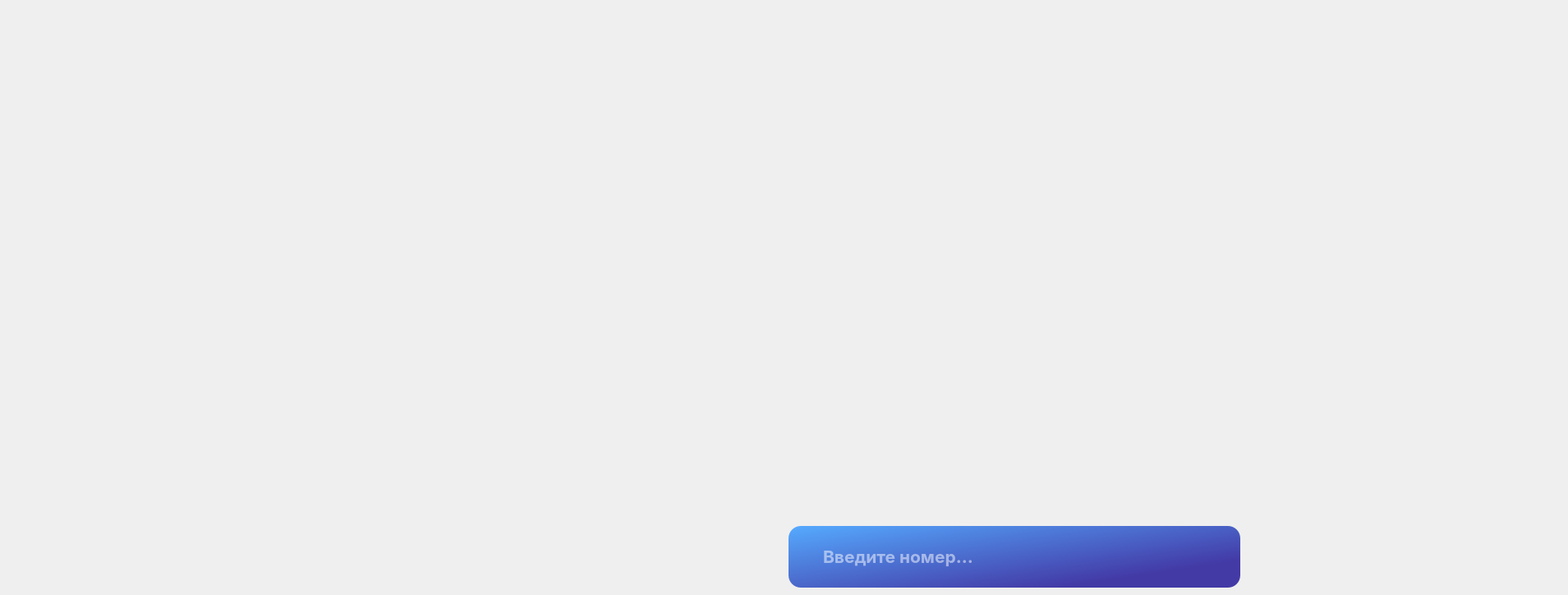
    <widget class="QWidget" name="Numbers">
     <widget class="QLabel" name="NumbersText">
      <property name="geometry">
       <rect>
        <x>200</x>
        <y>200</y>
        <width>248</width>
        <height>53</height>
       </rect>
      </property>
      <property name="text">
       <string/>
      </property>
      <property name="pixmap">
       <pixmap>images/NumbersText.svg</pixmap>
      </property>
     </widget>
     <widget class="QPushButton" name="ExitNumbers">
      <property name="geometry">
       <rect>
        <x>1860</x>
        <y>20</y>
        <width>40</width>
        <height>40</height>
       </rect>
      </property>
      <property name="cursor">
       <cursorShape>PointingHandCursor</cursorShape>
      </property>
      <property name="styleSheet">
       <string notr="true">QPushButton{
border-radius: 1px
}</string>
      </property>
      <property name="text">
       <string/>
      </property>
      <property name="icon">
       <iconset>
        <normaloff>images/cross-svgrepo-com.svg</normaloff>images/cross-svgrepo-com.svg</iconset>
      </property>
      <property name="iconSize">
       <size>
        <width>40</width>
        <height>40</height>
       </size>
      </property>
      <property name="flat">
       <bool>true</bool>
      </property>
     </widget>
     <widget class="QPushButton" name="toMenuFromNumbers">
      <property name="geometry">
       <rect>
        <x>200</x>
        <y>100</y>
        <width>50</width>
        <height>50</height>
       </rect>
      </property>
      <property name="cursor">
       <cursorShape>PointingHandCursor</cursorShape>
      </property>
      <property name="styleSheet">
       <string notr="true">QPushButton{
position: absolute;
width: 50px;
height: 50px;
left: 200px;
top: 100px;
border-radius: 15px;
}</string>
      </property>
      <property name="text">
       <string/>
      </property>
      <property name="icon">
       <iconset>
        <normaloff>images/ToMenu.png</normaloff>images/ToMenu.png</iconset>
      </property>
      <property name="iconSize">
       <size>
        <width>50</width>
        <height>50</height>
       </size>
      </property>
      <property name="flat">
       <bool>true</bool>
      </property>
     </widget>
     <widget class="QLabel" name="smallLogo_4">
      <property name="geometry">
       <rect>
        <x>1570</x>
        <y>100</y>
        <width>150</width>
        <height>150</height>
       </rect>
      </property>
      <property name="text">
       <string/>
      </property>
      <property name="pixmap">
       <pixmap>images/smallLogo.png</pixmap>
      </property>
     </widget>
     <widget class="QLineEdit" name="historyDate_2">
      <property name="geometry">
       <rect>
        <x>960</x>
        <y>640</y>
        <width>550</width>
        <height>75</height>
       </rect>
      </property>
      <property name="font">
       <font>
        <family>SF Pro Display</family>
        <pointsize>16</pointsize>
        <weight>75</weight>
        <bold>true</bold>
       </font>
      </property>
      <property name="styleSheet">
       <string notr="true">QLineEdit {
position: absolute;
width: 550px;
height: 75px;
left: calc(50% - 550px/2 + 385px);
top: 578px;
padding-left: 40px;
padding-right: 80px;

background-color:qlineargradient(spread:pad, x1:0, y1:0, x2:0.826, y2:0.745364, stop:0 rgba(85, 170, 255, 255), stop:1 rgba(67, 58, 166, 255));
border-radius: 15px;

color: #FFFFFF;
}</string>
      </property>
      <property name="text">
       <string/>
      </property>
      <property name="frame">
       <bool>false</bool>
      </property>
      <property name="placeholderText">
       <string>Введите номер...</string>
      </property>
      <property name="clearButtonEnabled">
       <bool>false</bool>
      </property>
     </widget>
     <widget class="QPushButton" name="searchButton">
      <property name="geometry">
       <rect>
        <x>1450</x>
        <y>657</y>
        <width>40</width>
        <height>40</height>
       </rect>
      </property>
      <property name="cursor">
       <cursorShape>PointingHandCursor</cursorShape>
      </property>
      <property name="styleSheet">
       <string notr="true">QPushButton{

background:qradialgradient(spread:pad, cx:0.6, cy:0.829545, radius:0.5, fx:0.5, fy:0.5, stop:0 rgba(255, 235, 235, 0), stop:0.35 rgba(255, 188, 188, 0), stop:0.517413 rgba(252, 128, 128, 0), stop:0.721393 rgba(255, 132, 132, 0), stop:0.865672 rgba(255, 162, 162, 0), stop:1 rgba(255, 255, 255, 0));

border-radius: 1px;
}</string>
      </property>
      <property name="text">
       <string/>
      </property>
      <property name="icon">
       <iconset>
        <normaloff>images/Scope.png</normaloff>images/Scope.png</iconset>
      </property>
      <property name="iconSize">
       <size>
        <width>40</width>
        <height>40</height>
       </size>
      </property>
     </widget>
     <widget class="QLabel" name="label">
      <property name="geometry">
       <rect>
        <x>1125</x>
        <y>590</y>
        <width>248</width>
        <height>38</height>
       </rect>
      </property>
      <property name="text">
       <string/>
      </property>
      <property name="pixmap">
       <pixmap>images/SearchText.svg</pixmap>
      </property>
     </widget>
    </widget>
